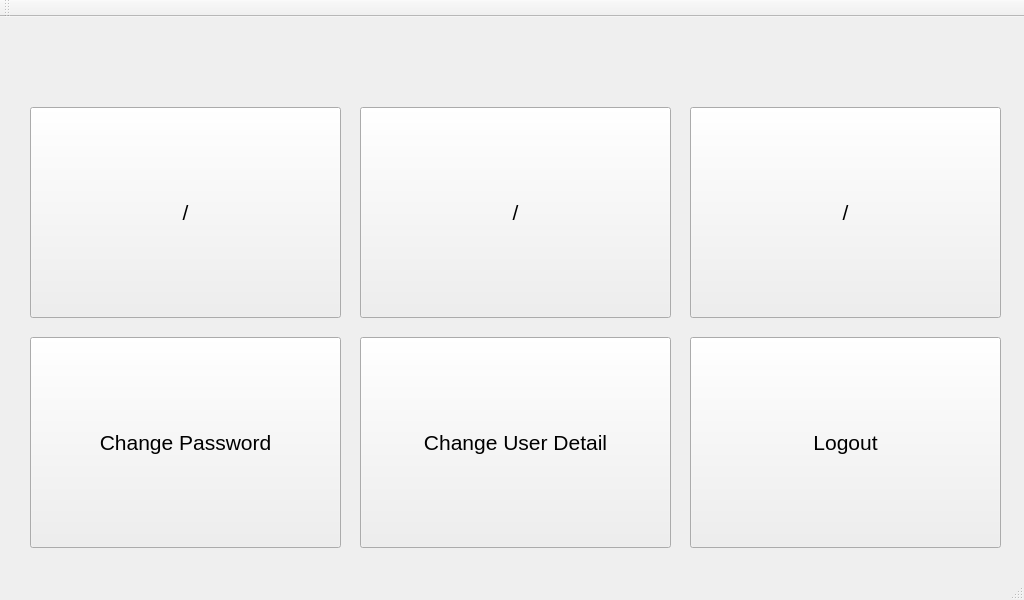
<?xml version="1.0" encoding="UTF-8"?>
<ui version="4.0">
 <class>mainMenu</class>
 <widget class="QMainWindow" name="mainMenu">
  <property name="geometry">
   <rect>
    <x>0</x>
    <y>0</y>
    <width>1024</width>
    <height>600</height>
   </rect>
  </property>
  <property name="windowTitle">
   <string>smartScaleGUI</string>
  </property>
  <widget class="QWidget" name="centralWidget">
   <widget class="QLabel" name="lblStatus">
    <property name="geometry">
     <rect>
      <x>30</x>
      <y>30</y>
      <width>961</width>
      <height>31</height>
     </rect>
    </property>
    <property name="font">
     <font>
      <pointsize>14</pointsize>
      <weight>75</weight>
      <bold>true</bold>
     </font>
    </property>
    <property name="text">
     <string/>
    </property>
   </widget>
   <widget class="QPushButton" name="btnChangePassword">
    <property name="geometry">
     <rect>
      <x>30</x>
      <y>320</y>
      <width>311</width>
      <height>211</height>
     </rect>
    </property>
    <property name="font">
     <font>
      <pointsize>16</pointsize>
     </font>
    </property>
    <property name="text">
     <string>Change Password</string>
    </property>
   </widget>
   <widget class="QPushButton" name="btnChangeUserDetail">
    <property name="geometry">
     <rect>
      <x>360</x>
      <y>320</y>
      <width>311</width>
      <height>211</height>
     </rect>
    </property>
    <property name="font">
     <font>
      <pointsize>16</pointsize>
     </font>
    </property>
    <property name="text">
     <string>Change User Detail</string>
    </property>
   </widget>
   <widget class="QPushButton" name="pushButton_3">
    <property name="geometry">
     <rect>
      <x>30</x>
      <y>90</y>
      <width>311</width>
      <height>211</height>
     </rect>
    </property>
    <property name="font">
     <font>
      <pointsize>16</pointsize>
     </font>
    </property>
    <property name="text">
     <string>/</string>
    </property>
   </widget>
   <widget class="QPushButton" name="pushButton_4">
    <property name="geometry">
     <rect>
      <x>360</x>
      <y>90</y>
      <width>311</width>
      <height>211</height>
     </rect>
    </property>
    <property name="font">
     <font>
      <pointsize>16</pointsize>
     </font>
    </property>
    <property name="text">
     <string>/</string>
    </property>
   </widget>
   <widget class="QPushButton" name="pushButton_5">
    <property name="geometry">
     <rect>
      <x>690</x>
      <y>90</y>
      <width>311</width>
      <height>211</height>
     </rect>
    </property>
    <property name="font">
     <font>
      <pointsize>16</pointsize>
     </font>
    </property>
    <property name="text">
     <string>/</string>
    </property>
   </widget>
   <widget class="QPushButton" name="btnLogout">
    <property name="geometry">
     <rect>
      <x>690</x>
      <y>320</y>
      <width>311</width>
      <height>211</height>
     </rect>
    </property>
    <property name="font">
     <font>
      <pointsize>16</pointsize>
     </font>
    </property>
    <property name="text">
     <string>Logout</string>
    </property>
   </widget>
  </widget>
  <widget class="QMenuBar" name="menuBar">
   <property name="geometry">
    <rect>
     <x>0</x>
     <y>0</y>
     <width>1024</width>
     <height>21</height>
    </rect>
   </property>
  </widget>
  <widget class="QToolBar" name="mainToolBar">
   <attribute name="toolBarArea">
    <enum>TopToolBarArea</enum>
   </attribute>
   <attribute name="toolBarBreak">
    <bool>false</bool>
   </attribute>
  </widget>
  <widget class="QStatusBar" name="statusBar"/>
 </widget>
 <layoutdefault spacing="6" margin="11"/>
 <resources/>
 <connections/>
</ui>
